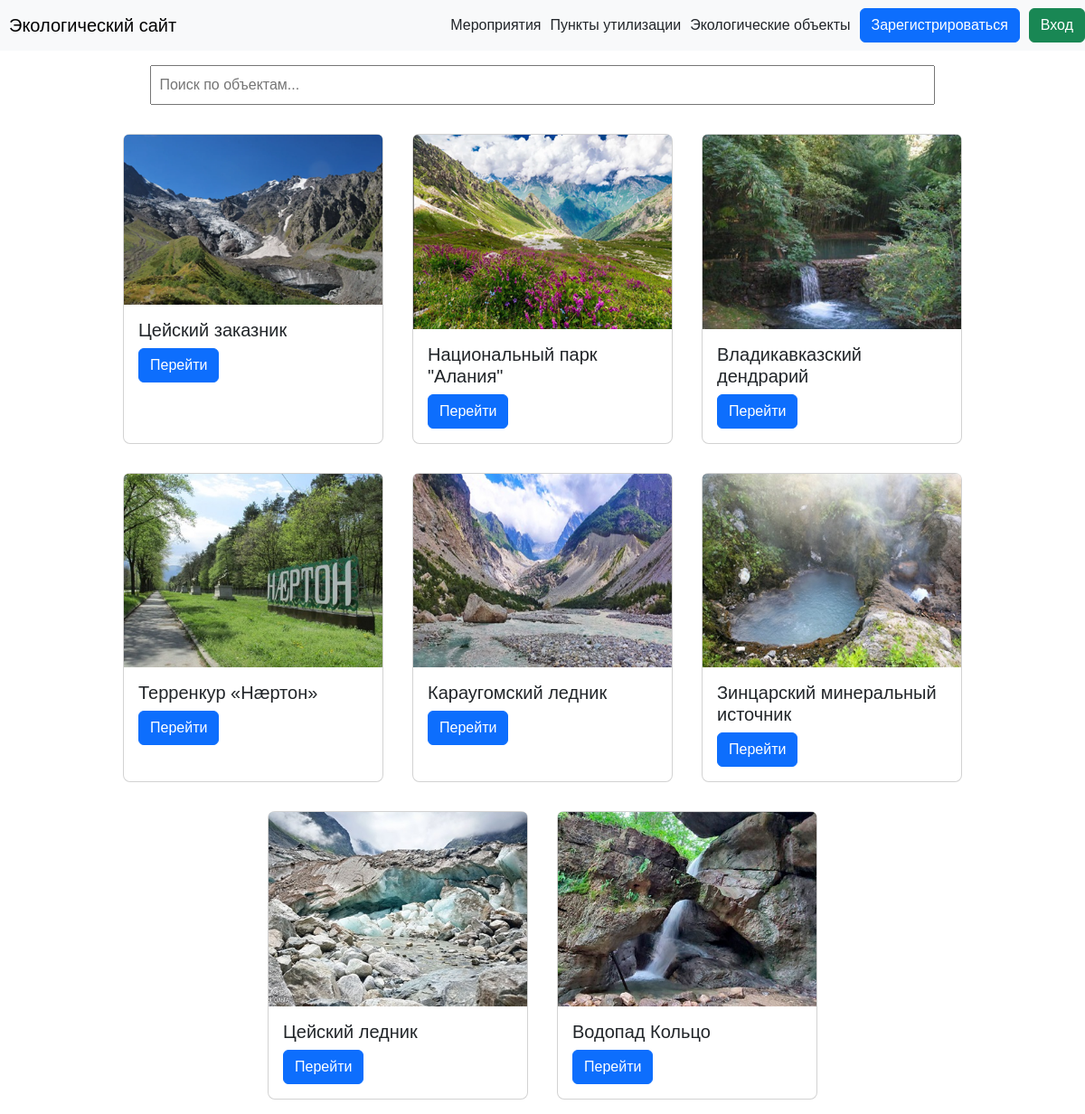
The page / on the database its author committed.
### data/objects.py (models this page shows)
class Object(SqlAlchemyBase, UserMixin, SerializerMixin):
    __tablename__ = 'objects'
    id = sqlalchemy.Column(sqlalchemy.Integer,
                           primary_key=True, autoincrement=True)
    title = sqlalchemy.Column(sqlalchemy.String)
    address = sqlalchemy.Column(sqlalchemy.String, nullable=True)
    rating = sqlalchemy.Column(sqlalchemy.Float, nullable=True)
    phone = sqlalchemy.Column(sqlalchemy.String, nullable=True)
    images = sqlalchemy.Column(sqlalchemy.String, nullable=True)
    category_id = sqlalchemy.Column(sqlalchemy.Integer, sqlalchemy.ForeignKey('categories.id'))
    website = sqlalchemy.Column(sqlalchemy.String, nullable=True)
    description = sqlalchemy.Column(sqlalchemy.String, nullable=True)
    maps_url = sqlalchemy.Column(sqlalchemy.String, nullable=True)

### server.py (the view)
@app.route("/")
def index():
    db_sess = db_session.create_session()
    objects = db_sess.query(Object).all()
    images = [object.images.split(',')[0] for object in objects]
    print(images)
    obj_img = zip(objects, images)
    if current_user.is_authenticated:
        return render_template("index.html", name=current_user.name, obj_img=obj_img)
    else:
        return render_template("index.html", objects=objects, obj_img=obj_img)

### data/db_session.py (called while the page is built)
def create_session() -> Session:
    global __factory
    return __factory()

### templates/index.html (shortened to what this page needs)
{% extends "base.html" %}
{% block content %}
<div id="search-container">
    <input type="text" id="search-box" onkeyup="searchObjects()" placeholder="Поиск по объектам...">
</div>
<div id="content">
    {% for object, image in obj_img %}
    <div class="card" style="width: 18rem;">
        <img src="../static/images/{{ image }}" class="card-img-top" alt="...">
        <div class="card-body">
          <h5 class="card-title">{{ object.title }}</h5>
          <a href="/object/{{ object.id }}" class="btn btn-primary">Перейти</a>
        </div>
    </div>
    {% endfor %}
</div>
{% endblock %}

### static/css/style.css (style rules this page uses)
body { font-family: Arial, sans-serif; margin: 0; padding: 0; }
#search-container { padding: 1rem; text-align: center; }
#search-box { width: 80%; padding: 0.5rem; font-size: 1rem; }
#content { display: flex; flex-wrap: wrap; justify-content: center; }

### rows shown on the page
Object: images (picture), title "Цейский заказник"
Object: images (picture), title "Национальный парк \"Алания\""
Object: images (picture), title "Владикавказский дендрарий"
Object: images (picture), title "Терренкур «Нæртон»"
Object: images (picture), title "Караугомский ледник"
Object: images (picture), title "Зинцарский минеральный источник"
Object: images (picture), title "Цейский ледник"
Object: images (picture), title "Водопад Кольцо"
